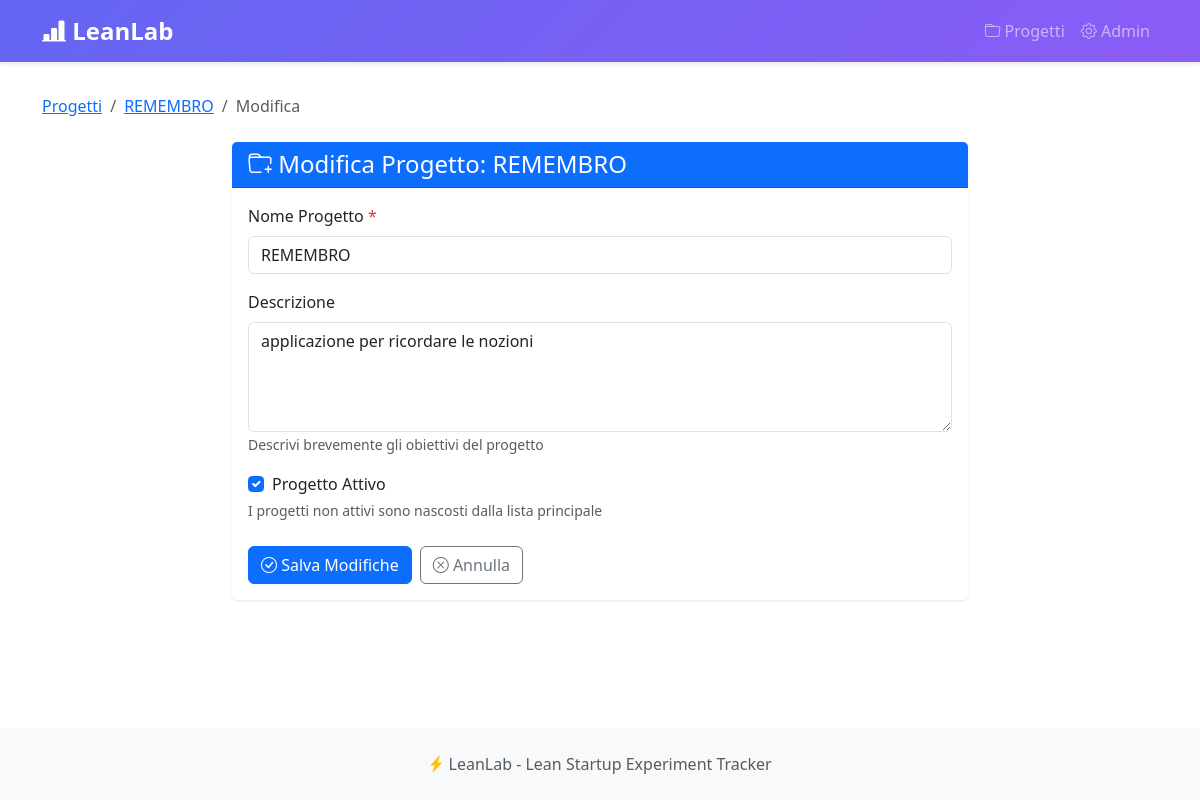
The page /projects/13/edit/ on the database its author committed.
### projects/models.py (models this page shows, shortened)
class Project(models.Model):
    name = models.CharField(max_length=200, verbose_name="Nome Progetto")
    description = models.TextField(blank=True, verbose_name="Descrizione")
    created_at = models.DateTimeField(auto_now_add=True)
    updated_at = models.DateTimeField(auto_now=True)
    is_active = models.BooleanField(default=True, verbose_name="Attivo")
    class Meta:
        verbose_name = "Progetto"
        verbose_name_plural = "Progetti"
        ordering = ['-created_at']

### projects/views.py (the view)
# urls.py: path('<int:pk>/edit/', views.project_edit, name='edit'),
def project_edit(request, pk):
    project = get_object_or_404(Project, pk=pk)
    if request.method == 'POST':
        form = ProjectForm(request.POST, instance=project)
        if form.is_valid():
            form.save()
            messages.success(request, f'Progetto "{project.name}" aggiornato con successo!')
            return redirect('projects:detail', pk=project.pk)
    else:
        form = ProjectForm(instance=project)
    context = {
        'form': form,
        'project': project,
        'title': f'Modifica Progetto: {project.name}',
        'button_text': 'Salva Modifiche'
    }
    return render(request, 'project_form.html', context)

### projects/forms.py
class ProjectForm(forms.ModelForm):
    class Meta:
        model = Project
        fields = ['name', 'description', 'is_active']
        widgets = {
            'name': forms.TextInput(attrs={
                'class': 'form-control',
                'placeholder': 'Es: App Mobile Fitness'
            }),
            'description': forms.Textarea(attrs={
                'class': 'form-control',
                'rows': 4,
                'placeholder': 'Descrizione del progetto...'
            }),
            'is_active': forms.CheckboxInput(attrs={
                'class': 'form-check-input'
            }),
        }
        labels = {
            'name': 'Nome Progetto',
            'description': 'Descrizione',
            'is_active': 'Progetto Attivo'
        }

### projects/templates/project_form.html (shortened to what this page needs)
{% extends 'base.html' %}
{% block content %}
<nav aria-label="breadcrumb" class="mb-4">
    <ol class="breadcrumb">
        <li class="breadcrumb-item"><a href="{% url 'projects:list' %}">Progetti</a></li>
        {% if project %}
        <li class="breadcrumb-item"><a href="{% url 'projects:detail' project.pk %}">{{ project.name }}</a></li>
        <li class="breadcrumb-item active">Modifica</li>
        {% else %}
        <li class="breadcrumb-item active">Nuovo Progetto</li>
        {% endif %}
    </ol>
</nav>
<div class="row justify-content-center">
    <div class="col-lg-8">
        <div class="card">
            <div class="card-header bg-primary text-white">
                <h4 class="mb-0">
                    <i class="bi bi-folder-plus"></i> {{ title }}
                </h4>
            </div>
            <div class="card-body">
                <form method="post" novalidate>
                    <div class="mb-3">
                        <label for="{{ form.name.id_for_label }}" class="form-label">
                            {{ form.name.label }} <span class="text-danger">*</span>
                        </label>
                        {{ form.name }}
                    </div>
                    <div class="mb-3">
                        <label for="{{ form.description.id_for_label }}" class="form-label">
                            {{ form.description.label }}
                        </label>
                        {{ form.description }}
                        <small class="form-text text-muted">
                            Descrivi brevemente gli obiettivi del progetto
                        </small>
                    </div>
                    <div class="mb-4">
                        <div class="form-check">
                            {{ form.is_active }}
                            <label class="form-check-label" for="{{ form.is_active.id_for_label }}">
                                {{ form.is_active.label }}
                            </label>
                        </div>
                        <small class="form-text text-muted">
                            I progetti non attivi sono nascosti dalla lista principale
                        </small>
                    </div>
                    <div class="d-flex gap-2">
                        <button type="submit" class="btn btn-primary">
                            <i class="bi bi-check-circle"></i> {{ button_text }}
                        </button>
                        <a href="{% if project %}{% url 'projects:detail' project.pk %}{% else %}{% url 'projects:list' %}{% endif %}"
                           class="btn btn-outline-secondary">
                            <i class="bi bi-x-circle"></i> Annulla
                        </a>
                    </div>
                </form>
            </div>
        </div>
    </div>
</div>
{% endblock %}

### templates/base.html (style rules this page uses)
:root { --primary-color: #6366f1; --success-color: #10b981; --danger-color: #ef4444; --warning-color: #f59e0b; }
body { min-height: 100vh; display: flex; flex-direction: column; }
.card { border: none; box-shadow: 0 1px 3px rgba(0,0,0,0.1); transition: transform 0.2s, box-shadow 0.2s; }

### rows shown on the page
Project: name "REMEMBRO", description "applicazione per ricordare le nozioni", is_active "☑"

### other values the page prints
{{ title }} "Modifica Progetto: REMEMBRO"
{{ button_text }} "Salva Modifiche"
